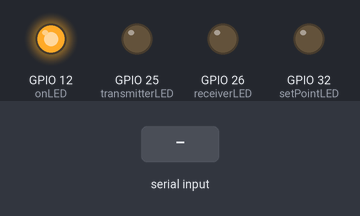
Bench run of a sketch on a simulated ESP32. Shown: output pins drawn as LEDs (lit = HIGH). Inputs (shaded band) come from the test bench. Pins used as bus, display or sensor lines are not drawn; what the sketch prints to the serial monitor is not drawn.

Above: at 1.2 s.
1.3 s: "90,45\n" received over the second serial link
At 1.7 s:
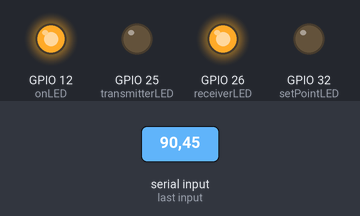
Timing chart, 0 to 4.3 s (numbered marks = the images above; inputs shaded):
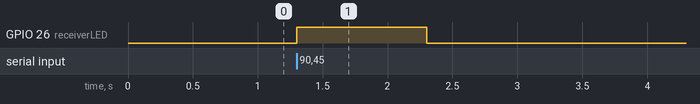

The sketch:

mestre.ino
```cpp
#include <HardwareSerial.h>
#include <ArduinoJson.h>
#define RS485Enable 21   //RS485 Direction control 21
#include <WiFiServer.h>
#include <WiFi.h>

WiFiServer sv(555);//Cria o objeto servidor na porta 555
WiFiClient cl;//Cria o objeto cliente.
#define receiverLED         26
#define onLED         12
#define transmitterLED 25
#define setPointLED 32

const byte numChars = 32;
char receivedChars[numChars]; // an array to store the received data
boolean newData = false;
float setPoint = 0.0;
float datasensor = 0.0;

HardwareSerial RS485Serial(1); // RX, TX

void setup() {
  pinMode(RS485Enable, OUTPUT);
  pinMode(onLED, OUTPUT);
  pinMode(receiverLED, OUTPUT);
  pinMode(transmitterLED, OUTPUT);
  pinMode(setPointLED, OUTPUT);
  Serial.begin(115200);
  RS485Serial.begin(1000000, SERIAL_8N1, 16, 17);
  digitalWrite(RS485Enable, LOW);
  digitalWrite(onLED, HIGH);
  StaticJsonDocument<200> doc;
  WiFi.mode(WIFI_AP);//Define o WiFi como Acess_Point.
  WiFi.softAP("TrabalhoEmerick", "");//Cria a rede de Acess_Point.
  sv.begin();//Inicia o servidor TCP na porta declarada no começo.
}

void loop() {
  for (int i = 1; i < 3; i++) {
    StaticJsonDocument<200> doc;
    doc["slaveId"] = i;
    doc["setPoint"] = setPoint;
    doc["value"] = datasensor;
    if (Serial.available()) {
      StaticJsonDocument<200> doc2;
      DeserializationError error = deserializeJson(doc2, Serial);
      if (error) {
        Serial.print(F("deserializeJson() failed: "));
        Serial.println(error.c_str());
        return;
      }
      setPoint = doc2["setPoint"];
    }
    if (cl.connected())//Detecta se há clientes conectados no servidor.
    {
      if (cl.available() > 0)//Verifica se o cliente conectado tem dados para serem lidos.
      {
        String req = "";
        while (cl.available() > 0)//Armazena cada Byte (letra/char) na String para formar a mensagem recebida.
        {
          char z = cl.read();
          req += z;
        }
        setPoint = req.toFloat();
      }
    }
    else//Se nao houver cliente conectado,
    {
      cl = sv.available();//Disponabiliza o servidor para o cliente se conectar.
      delay(1);
    }
    transmitter(doc);
    bool check = true;
    long timeAGORA = millis();
    while (RS485Serial.available() == 0) {
      if ((millis() - timeAGORA) > 100) {
        check = false;
        break;
      }
    }
    if (check) {
      readRS485();
    }
    delay(500);
  }
}

void transmitter(StaticJsonDocument<200> doc) {
  digitalWrite(RS485Enable, HIGH);
  digitalWrite(transmitterLED, HIGH);
  serializeJson(doc, RS485Serial);
  RS485Serial.flush();
  digitalWrite(transmitterLED, LOW);
  digitalWrite(RS485Enable, LOW);
}

void readRS485() {
  if (RS485Serial.available())
  {
    digitalWrite(receiverLED, HIGH);
    StaticJsonDocument<200> doc;
    DeserializationError error = deserializeJson(doc, RS485Serial);
    if (error) {
      Serial.print(F("deserializeJson() failed: "));
      Serial.println(error.c_str());
      return;
    }
    datasensor = doc["value"];
    digitalWrite(receiverLED, LOW);
    serializeJson(doc, Serial);
    Serial.println();
    Serial.flush();
  }

}
```

Measured:
- after the input at 1.3 s, GPIO 26 (receiverLED): LOW → HIGH at once, → LOW 1.0 s later
